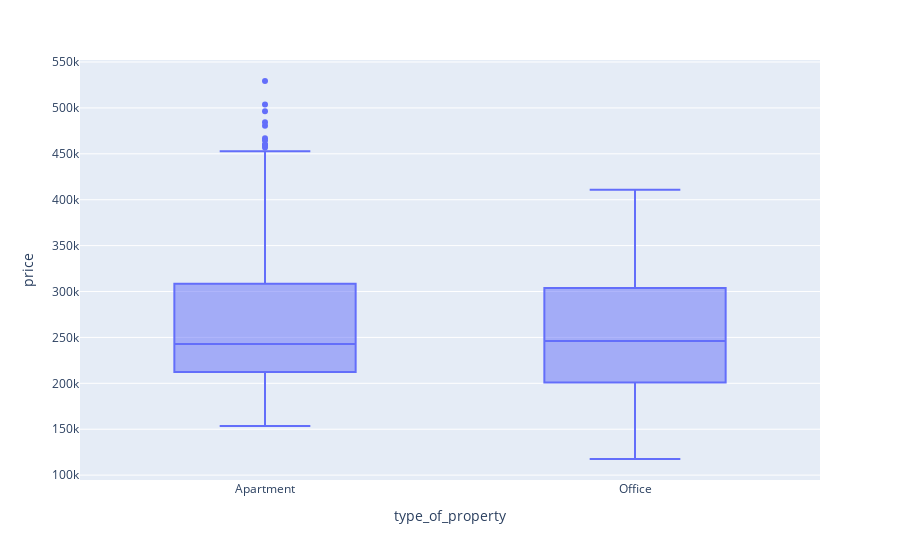

Notebook cell for this chart:
### Markdown cell above
Построим так же box-plot графики по цене для каждого из типов жилья.

### Code cell
import plotly.express as px

fig = px.box(df, x="type_of_property", y="price")
fig.show()

### Figure 1 — Plotly figure (JSON) as saved in the notebook; plotly's stock layout.template omitted (floating-point values rounded to 4 significant figures; data arrays with more than 128 entries replaced by an {"elided": "..."} marker saying what was removed)
{"data": [{"alignmentgroup": "True", "hovertemplate": "type_of_property=%{x}<br>price=%{y}<extra></extra>", "legendgroup": "", "marker": {"color": "#636efa"}, "name": "", "notched": false, "offsetgroup": "", "orientation": "v", "showlegend": false, "type": "box", "x": {"elided": "195 str values"}, "x0": " ", "xaxis": "x", "y": {"elided": "195 float values"}, "y0": " ", "yaxis": "y"}], "layout": {"boxmode": "group", "legend": {"tracegroupgap": 0}, "margin": {"t": 60}, "xaxis": {"anchor": "y", "domain": [0, 1], "title": {"text": "type_of_property"}}, "yaxis": {"anchor": "x", "domain": [0, 1], "title": {"text": "price"}}}}
